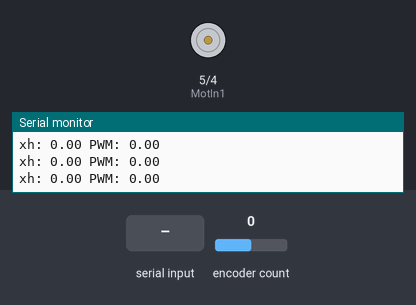
Recording of a sketch running on a simulated Arduino Uno, built with avr-gcc and run on an emulated ATmega328P. Parts: motor-driver pin pairs drawn as motors (green arrow = first pin HIGH = forward, orange = second pin HIGH = backward, longer = more drive, scaled by the enable pin), the last lines printed to the serial monitor. The test bench sets the inputs (shaded band); at power-on: encoder count 0.

Above: at 1.2 s.
1.3 s: encoder count set to -1
4.3 s: "7" received over Serial
7.3 s: encoder count set to 0
10.3 s: "1" received over Serial
At 11.5 s:
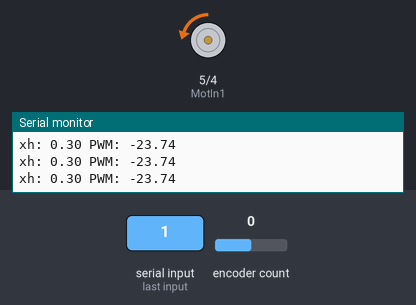
11.8 s: encoder count set to 4
At 12.6 s:
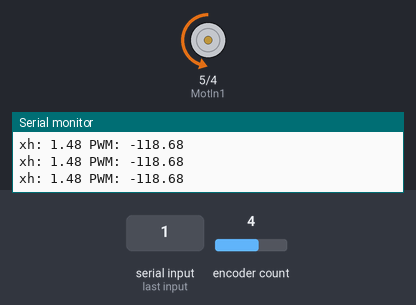
13.3 s: "8" received over Serial
At 13.8 s:
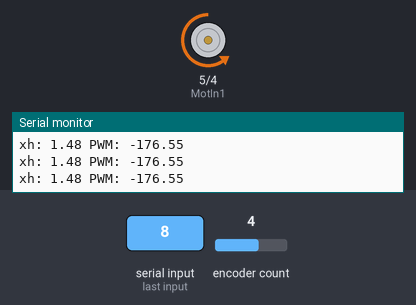
Timing chart, 0 to 15.8 s (numbered marks = the images above; inputs shaded):
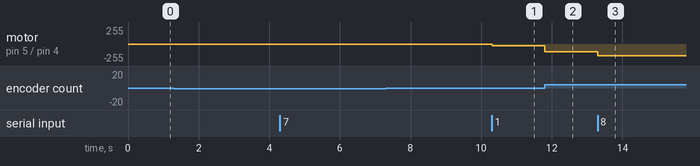

The sketch:

all_environments.ino
```cpp
#define ENCODER_OPTIMIZE_INTERRUPTS
#include <Encoder.h>

/*
Haptic Modes:
0 - Reset
1 - Spring
2 - Wall
3 - Wall with Damping
4 - Damper
5 - Nonlinear Friction
6 - Bump
7 - Better Bump
8 - Bump and Valley
9 - Hard Surface
A - Mass Spring Damper
*/


// =======================
// Pin Declarations
// =======================
const int MotIn1 = 5;
const int MotIn2 = 4;
const int pwm = 9;

const int encA = 2;
const int encB = 3;

Encoder encoder(encB, encA);

// =======================
// Encoder / Geometry
// =======================
const float encoderResolution = 48.0;

const float rh = 8.5;   // handle length [cm]
const float rp = 0.5;   // motor pulley radius [cm]
const float rs = 7.5;   // sector radius [cm]

// =======================
// State Variables
// =======================
volatile float pos = 0;

volatile float xh = 0;
volatile float xh_prev = 0;

volatile float vh = 0;
volatile float vh_prev = 0;

float tPulley = 0;
float tS = 0;

// =======================
// Timing / Filtering
// =======================
const float dt = 0.001;
const float fc = 20.0;
const float r = exp(-2.0 * PI * fc * dt);

// =======================
// Force Command
// =======================
volatile float motorCommand = 0;

// =======================
// Environment Selection
// =======================
char mode = '0';

// =======================
// Virtual Wall
// =======================
const float x_wall = 2.0;
const float k_wall = 200.0;

// =======================
// Hard Surface
// =======================
const float Decay_Sine_Amplitude_Scale = 5.0;
const float Decay_Sine_Amplitude_Max = 30.0;

float Decay_Sine_Amplitude = 0;

const float Decay_Sine_Frequency = 200.0;
const float Decay_Sine_Exponent = -20.0;

int Decay_In_Wall_Flag = 0;
float Decay_Sine_Time = 0;

// =======================
// Mass-Spring-Damper
// =======================
float m_msd = 1.0;
float b_msd = 0.2;
float k_msd = 50.0;
float k_user = 100.0;

float x_msd = 0.5;
float v_msd = 0;
float a_msd = 0;

float xi_msd = 0.5;

// ===================================================
// Setup
// ===================================================
void setup() {
  pinMode(MotIn1, OUTPUT);
  pinMode(MotIn2, OUTPUT);
  pinMode(pwm, OUTPUT);

  digitalWrite(MotIn1, HIGH);
  digitalWrite(MotIn2, LOW);

  Serial.begin(115200);

  cli();

  TCCR2A = 0;
  TCCR2B = 0;

  TCCR2A |= (1 << WGM21);
  TCCR2B |= (1 << CS22);

  OCR2A = 249;

  TIMSK2 |= (1 << OCIE2A);

  sei();

  Serial.println("Longhorn Hapkit Ready");
  Serial.println("0 = Reset");
  Serial.println("1 = Spring");
  Serial.println("2 = Wall");
  Serial.println("3 = Wall with Damping");
  Serial.println("4 = Damper");
  Serial.println("5 = Nonlinear Friction");
  Serial.println("6 = Bump");
  Serial.println("7 = Better Bump");
  Serial.println("8 = Bump and Valley");
  Serial.println("9 = Hard Surface");
  Serial.println("A = Mass Spring Damper");
}

// ===================================================
// Motor Driver
// ===================================================
void setMotor(int command) {

  if (command > 255) command = 255;
  if (command < -255) command = -255;

  if (command >= 0) {
    digitalWrite(MotIn1, HIGH);
    digitalWrite(MotIn2, LOW);
    analogWrite(pwm, command);
  } else {
    digitalWrite(MotIn1, LOW);
    digitalWrite(MotIn2, HIGH);
    analogWrite(pwm, -command);
  }
}

// ===================================================
// Main Loop
// ===================================================
void loop() {

  if (Serial.available()) {
    mode = Serial.read();
  }

  switch (mode) {

    // =======================
    // Reset
    // =======================
    case '0':
    {
      motorCommand = 0;

      encoder.write(0);
      pos = 0;

      x_msd = xi_msd;
      v_msd = 0;
      a_msd = 0;

      Decay_In_Wall_Flag = 0;
      Decay_Sine_Time = 0;
      Decay_Sine_Amplitude = 0;

      break;
    }

    // =======================
    // Spring
    // =======================
    case '1':
    {
      const float k = 80.0;
      motorCommand = -k * xh;
      break;
    }

    // =======================
    // Wall
    // =======================
    case '2':
    {
      if (xh > x_wall)
        motorCommand = -k_wall * (xh - x_wall);
      else
        motorCommand = 0;

      break;
    }

    // =======================
    // Wall with Damping
    // =======================
    case '3':
    {
      const float k_wall_damped = 200.0;
      const float b_wall_damped = 5.0;

      if (xh > x_wall) {
        motorCommand =
          -k_wall_damped * (xh - x_wall)
          - b_wall_damped * vh;
      }
      else {
        motorCommand = 0;
      }

      break;
    }

    // =======================
    // Damper
    // =======================
    case '4':
    {
      const float b = 8.0;
      motorCommand = -b * vh;
      break;
    }

    // =======================
    // Nonlinear Friction
    // =======================
    case '5':
    {
      const float Fc = 80.0;
      const float vth = 0.2;
      const float k = Fc / vth;

      if (vh > vth) {
        motorCommand = -Fc;
      }
      else if (vh < -vth) {
        motorCommand = Fc;
      }
      else {
        motorCommand = -k * vh;
      }

      break;
    }

    // =======================
    // Bump
    // =======================
    case '6':
    {
      float bump_location = 2.0;
      float bump_width = 1.0;
      float bump_force = 150.0;

      if (abs(xh - bump_location) < bump_width / 2.0) {
        motorCommand = -bump_force;
      } else {
        motorCommand = 0;
      }

      break;
    }

    // =======================
    // Better Bump
    // =======================
    case '7':
    {
      float bump_location = 2.0;
      float bump_width = 1.0;
      float bump_force = 150.0;

      if ((xh > bump_location - bump_width / 2.0) &&
          (xh < bump_location)) {

        motorCommand = -bump_force;
      }
      else if ((xh >= bump_location) &&
               (xh < bump_location + bump_width / 2.0)) {

        motorCommand = bump_force;
      }
      else {

        motorCommand = 0;
      }

      break;
    }

    // =======================
    // Bump and Valley
    // =======================
    case '8':
    {
      float bump_location = 2.0;
      float bump_length = 3.0;
      float bump_height = 2.0;
      float bump_k = 200.0;

      float valley_location = -2.0;
      float valley_length = 3.0;
      float valley_height = 2.0;
      float valley_k = 150.0;

      if ((xh <= (bump_location + bump_length / 2.0)) &&
          (xh >= (bump_location - bump_length / 2.0))) {

        motorCommand =
          bump_k * bump_height *
          cos(PI / bump_length * (xh - bump_location)) *
          sin(PI / bump_length * (xh - bump_location));
      }
      else if ((xh <= (valley_location + valley_length / 2.0)) &&
               (xh >= (valley_location - valley_length / 2.0))) {

        motorCommand =
          -valley_k * valley_height *
          cos(PI / valley_length * (xh - valley_location)) *
          sin(PI / valley_length * (xh - valley_location));
      }
      else {

        motorCommand = 0;
      }

      break;
    }

    // =======================
    // Hard Surface
    // =======================
    case '9':
    {
      if (xh > x_wall) {

        if (Decay_In_Wall_Flag == 0) {

          Decay_Sine_Time = 0;

          Decay_Sine_Amplitude =
            Decay_Sine_Amplitude_Scale * fabs(vh);

          if (Decay_Sine_Amplitude >
              Decay_Sine_Amplitude_Max) {
            Decay_Sine_Amplitude =
              Decay_Sine_Amplitude_Max;
          }

          Decay_In_Wall_Flag = 1;
        }

        motorCommand =
          -exp(Decay_Sine_Exponent * Decay_Sine_Time)
          * Decay_Sine_Amplitude
          * sin(2.0 * PI *
                Decay_Sine_Frequency *
                Decay_Sine_Time);

        motorCommand +=
          -k_wall * (xh - x_wall);

        Decay_Sine_Time += dt;
      }
      else {

        Decay_In_Wall_Flag = 0;
        Decay_Sine_Time = 0;
        Decay_Sine_Amplitude = 0;
        motorCommand = 0;
      }

      break;
    }

    // =======================
    // Mass Spring Damper
    // =======================
    // *try zeroing your handle all the way to the left before running this one for better effect
    case 'A':
    {
      v_msd += a_msd * dt;
      x_msd += v_msd * dt;

      if (xh > x_msd) {

        a_msd =
          (k_user * (xh - x_msd)
          + k_msd * (xi_msd - x_msd)
          - b_msd * v_msd)
          / m_msd;

        motorCommand =
          k_user * (x_msd - xh);
      }
      else {

        motorCommand = 0;

        a_msd =
          (k_msd * (xi_msd - x_msd)
          - b_msd * v_msd)
          / m_msd;
      }

      break;
    }
  }

  Serial.print("xh: ");
  Serial.print(xh);
  Serial.print(" ");
  Serial.print("PWM: ");
  Serial.println(motorCommand);

  delay(5);
}

// ===================================================
// 1 kHz Interrupt Service Routine
// ===================================================

ISR(TIMER2_COMPA_vect) {

  pos = encoder.read();

  tPulley =
    (pos / encoderResolution) * 2.0 * PI;

  tS =
    (tPulley * rp) / rs;

  xh =
    (rh * rp * tPulley) / rs;

  vh =
    r * vh_prev +
    (1.0 - r) *
    (xh - xh_prev) / dt;

  xh_prev = xh;
  vh_prev = vh;

  setMotor((int)motorCommand);
}
```

Measured:
- after the input at 10.3 s, motor on pin 5 (MotIn1) / pin 4 (MotIn2): stopped → backward 23/255 at once
- after the input at 11.8 s, motor on pin 5 (MotIn1) / pin 4 (MotIn2): backward 23/255 → backward 118/255 at once
- after the input at 13.3 s, motor on pin 5 (MotIn1) / pin 4 (MotIn2): backward 118/255 → backward 176/255 at once
